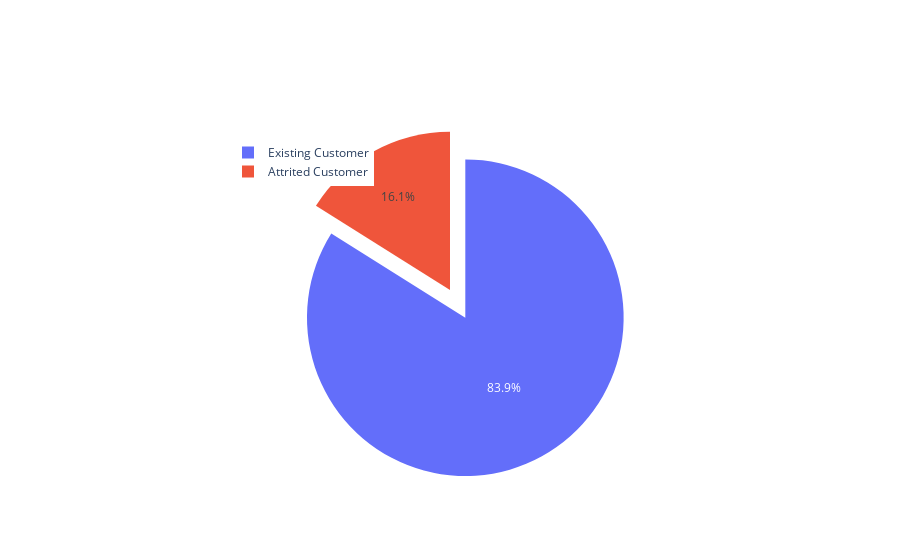

Notebook code cell kept with this figure:
### Code cell
labels = aggregate_data.Attrition_Flag
values = aggregate_data.CLIENTNUM

fig = go.Figure(data=[go.Pie(labels=labels, values=values, pull=[0, 0.2])])
fig.update_layout(legend=dict(
    yanchor="top",
    y=0.90,
    xanchor="left",
    x=0.20
))

### Figure 1 — Plotly figure (JSON) as saved in the notebook; plotly's stock layout.template omitted (floating-point values rounded to 4 significant figures)
{"data": [{"labels": ["Attrited Customer", "Existing Customer"], "pull": [0, 0.2], "type": "pie", "values": [1627, 8500]}], "layout": {"legend": {"x": 0.2, "xanchor": "left", "y": 0.9, "yanchor": "top"}}}
